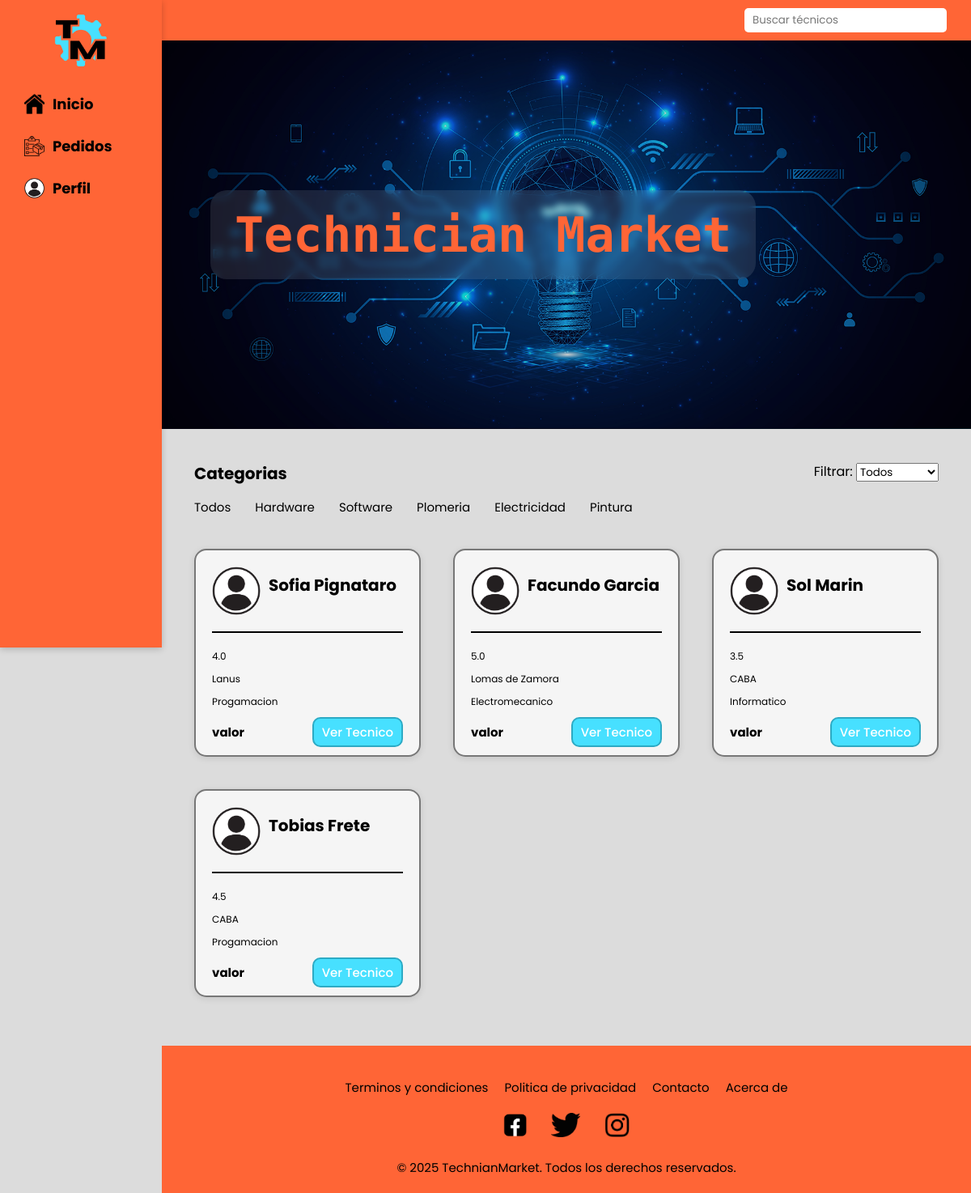
The page /Proyecto/index.php on the database its author committed.
### tables this page shows
CREATE TABLE `tecnicos` (
  `id_tecnico` int(11) NOT NULL,
  `nombre` varchar(30) NOT NULL,
  `apellido` varchar(30) NOT NULL,
  `id_especialidad` int(11) NOT NULL,
  `zona` varchar(50) NOT NULL,
  `valoracion_media` decimal(2,1) NOT NULL
);

CREATE TABLE `especialidades` (
  `id_especialidad` int(11) NOT NULL,
  `nom_especialidad` varchar(40) NOT NULL
);

### Proyecto/index.php (the view, shortened to what this page needs)
<html lang="en">
<head>
    <link rel="stylesheet" href="index.css">
</head>
<body>
    <div class="top-bar">
        <div class="busqueda">
            <input type="text" placeholder="Buscar técnicos">
        </div>
    </div>
    <div class="container">
        <aside>
        <nav>
            <div class="logo">
                <img src="imagenes/logo.png" alt="">
            </div>
            <ul>
                <li><img src="imagenes/inicio.png" alt=""><a href="#Inicio">Inicio</a></li>
                <li><img src="imagenes/pedidos.png" alt=""><a href="pedidos.php">Pedidos</a></li>
                <li><img src="imagenes/perfil.png" alt=""><a href="perfil.php">Perfil</a></li>
            </ul>
        </nav>
        </aside>
        <div class="content">
            <header id="Inicio">
                <h1>Technician Market</h1>
            </header>
            <div class="categorias">
            <div class="categorias-ul">
            <h2>Categorias</h2>
            <ul>
                <li>Todos</li>
                <li>Hardware</li>
                <li>Software</li>
                <li>Plomeria</li>
                <li>Electricidad</li>
                <li>Pintura</li>
            </ul>
            </div>
            <div class="filtrar">
            <label for="categoria">Filtrar:</label>
                <select id="categoria">
                    <option value="todos">Todos</option>
                </select>
            </div>
            </div>
            <main>
                <div class="grid-container">
                        <?php
                           include("conexion.php");
                           $sql="SELECT * FROM tecnicos";
                           $resultado=mysqli_query($conexion,$sql);
                           while($fila = mysqli_fetch_assoc($resultado)){
                            $sql1="SELECT nom_especialidad FROM especialidades WHERE id_especialidad = {$fila['id_especialidad']}";
                            $res=mysqli_query($conexion, $sql1);
                            $fila_especialidad=mysqli_fetch_assoc($res);
                            echo ('
                            <div class="grid-item">
                            <div class="info-tecnico">
                            <img class="tecnico-icon" src="imagenes/perfil.png" alt="">
                            <div><h2>'.$fila["nombre"].' '.$fila["apellido"].
                            '</h2></div>
                            </div>
                            <div class="linea"></div>
                            <div class="info-tecnico">
                                <p>'.$fila["valoracion_media"].'
                            </p>
                            </div>
                            <div class="info-tecnico">
                                <p>'.$fila["zona"].'</p>
                            </div>
                            <div class="info-tecnico">
                                <p>'
                                .$fila_especialidad["nom_especialidad"].'</p>
                            </div>
                            <div class="info-tecnico" id="valor-boton">
                            <h4>valor</h4>
                            <a href="tecnicos.php?id='.$fila["id_tecnico"].'">
                            <button>Ver Tecnico</button>
                            </a>
                            </div>
                            </div>
                            ');
                             }
                        ?>
                </div>
            </main>
        <footer>
        <div class="footer-links">
            <ul>
                <li><a href="">Terminos y condiciones</a></li>
                <li><a href="">Politica de privacidad</a></li>
                <li><a href="">Contacto</a></li>
                <li><a href="">Acerca de</a></li>
            </ul>
        </div>
        <div class="footer-media">
            <ul>
                <li><a target="_blank" href="https://www.facebook.com/"><img src="imagenes\facebook.png" alt=""></a></li>
                <li><a target="_blank" href="https://x.com/"><img src="imagenes\twitter.png" alt=""></a></li>
                <li><a target="_blank" href="https://www.instagram.com/"><img src="imagenes\instagram.png" alt=""></a></li>
            </ul>
        </div>
        <p>© 2025 TechnianMarket. Todos los derechos reservados.</p>
        </footer>
        </div>
    </div>
</body>
</html>

### Proyecto/index.css (style rules this page uses)
* { margin: 0; padding: 0; box-sizing: border-box; font-family:"Poppins", Arial, Helvetica, sans-serif; }
body { background-color: rgb(220, 220, 220); scroll-behavior: smooth; }
.top-bar { width: calc(100%-200px); height: 50px; background-color:#ff6536; display: flex; justify-content: end; align-items: center; }
.busqueda { display: flex; align-items: center; gap: 10px; margin-right: 30px; }
.busqueda input { padding: 5px 10px; border: none; border-radius: 5px; width: 250px; outline: none; transition: 0.3s ease; }
.logo { display: flex; justify-content: center; width: 200px; }
.logo img { display: block; width: 80px; height: 80px; cursor: pointer; }
aside { width: 200px; height: 100vh; background-color:#ff6536; color: white; padding: 10px 0; position: fixed; top: 0; left: 0; z-index: 2; box-shadow: 0 2px 8px 0 rgba(0,0,0,0.2); }
aside ul { list-style: none; margin: 20px 0 0 20px; }
aside li { width: fit-content; font-weight: bold; margin-bottom: 15px; padding: 5px 10px; border-radius: 15px; display: flex; flex-direction: row; align-items: center; gap: 10px; transition: background-color 0.2s ease; }
aside a { color: rgb(0, 0, 0); text-decoration: none; font-size: 18px; }
.categorias-ul li { color: black; font-size: 15px; cursor: pointer; }
h2 { font-size: 20px; margin-bottom: 15px; color: black; text-align: center; }
aside img { width: 25px; height: 25px; }
.linea { width: 100%; height: 2px; background-color: black; color: black; margin: 20px auto; }
.content { flex: 1; display: flex; flex-direction: column; top: 0; bottom: 0; }
.container { margin-left: 200px; }
header { height: 60vh; background-image: url("imagenes/fondo.jpg"); background-size: cover; background-position: center; position: relative; display: flex; justify-content: start; align-items: center; }
header::before { content: ""; position: absolute; inset: 0; background-color: rgba(0,0,0,0.2); }
header h1 { font-family: "Rubik Mono One"; position: relative; color: #ff6536; font-size: 60px; z-index: 1; margin-left: 60px; backdrop-filter: blur(5px); background-color: rgba(255,255,255,0.1); padding: 20px 30px; border-radius: 20px; }
.categorias { display: flex; flex-direction: row; margin-top: 100px; width: 100%; justify-content: space-between; align-items: flex-start; padding: 0 40px; margin-top: 40px; }
.categorias-ul { display: flex; flex-direction: column; align-items: start; }
.categorias ul { list-style: none; display: flex; flex-direction: row; gap: 30px; }
.categorias-ul li { font-size: 15px; }
main { padding: 40px; flex: 1; }
.grid-container { display: grid; grid-template-columns: repeat(auto-fit, minmax(280px, 1fr)); gap: 40px; }
.grid-item { background-color: whitesmoke; padding: 10px 20px; border-radius: 15px; box-shadow: 0 2px 8px rgba(0,0,0,0.1); text-align: center; border: solid 2px #777; transition: transform 0.3s ease, box-shadow 0.3s ease; animation: aparecer 0.5s ease; }
.info-tecnico { display: flex; flex-direction: row; gap: 10px; justify-content: start; margin-top: 10px; align-items: center; }
.tecnico-icon { width: 60px; height: 60px; border-radius: 50%; object-fit: cover; }
#valor-boton { justify-content: space-between; }
.info-tecnico p { font-size: 12px; }
.info-tecnico h4 { font-size: 15px; }
.info-tecnico button { padding: 5px 10px; border-radius: 10px; font-size: 15px; border-style: solid; transition: background-color 0.3s ease; background-color: #47e0ff; color: white; font-weight: 500; cursor: pointer; border-color:#2caac4; }
footer { margin-top: 20px; background-color: #ff6536; color: black; width: 100%; padding: 20px 0; text-align: center; font-size: 15px; bottom:0; }
.footer-links ul { list-style: none; display: flex; flex-wrap: wrap; justify-content: center; gap: 20px; margin: 20px 0; }
.footer-links a { text-decoration: none; color: black; transition: text-decoration 0.3s; }
.footer-media ul { list-style: none; display: flex; justify-content: center; gap: 30px; margin: 20px 0; }
.footer-media img { background-attachment: fixed; width: auto; height: 30px; }
footer p { font-size: 15px; color: black; }
input::placeholder { color: #777; }

### rows shown on the page
tecnicos: nombre "Sofia", apellido "Pignataro", valoracion_media "4.0", zona "Lanus", id_especialidad.nom_especialidad "Progamacion"
tecnicos: nombre "Facundo", apellido "Garcia", valoracion_media "5.0", zona "Lomas de Zamora", id_especialidad.nom_especialidad "Electromecanico"
tecnicos: nombre "Sol", apellido "Marin", valoracion_media "3.5", zona "CABA", id_especialidad.nom_especialidad "Informatico"
tecnicos: nombre "Tobias", apellido "Frete", valoracion_media "4.5", zona "CABA", id_especialidad.nom_especialidad "Progamacion"
